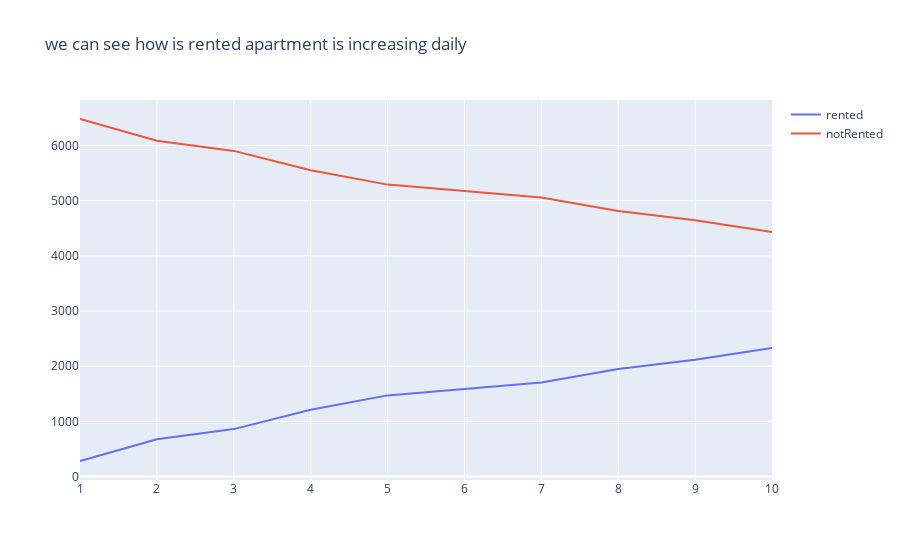

The cell this chart's notebook holds for it:
### Markdown cell above
## how fast the apartment got rentet?

### Code cell
fig = go.Figure( layout=go.Layout(
        title=go.layout.Title(text="we can see how is rented apartment is increasing daily ")
    ))
fig.add_trace(go.Scatter(x=temp["day"], y=temp["rented"], name="rented", mode="lines"))
fig.add_trace(go.Scatter(x=temp["day"], y=temp["notRented"], name="notRented", mode="lines"))
# fig.upday_layout(
#     title="ICICI BANK stock prices", xaxis_title="day", yaxis_title="Close"
# )
fig.show()

### Figure 1 — Plotly figure (JSON) as saved in the notebook; plotly's stock layout.template omitted (floating-point values rounded to 4 significant figures)
{"data": [{"mode": "lines", "name": "rented", "type": "scatter", "x": ["1", "2", "3", "4", "5", "6", "7", "8", "9", "10"], "y": [282, 676, 860, 1210, 1471, 1588, 1703, 1948, 2116, 2328]}, {"mode": "lines", "name": "notRented", "type": "scatter", "x": ["1", "2", "3", "4", "5", "6", "7", "8", "9", "10"], "y": [6480, 6086, 5902, 5552, 5291, 5174, 5059, 4814, 4646, 4434]}], "layout": {"title": {"text": "we can see how is rented apartment is increasing daily "}}}
